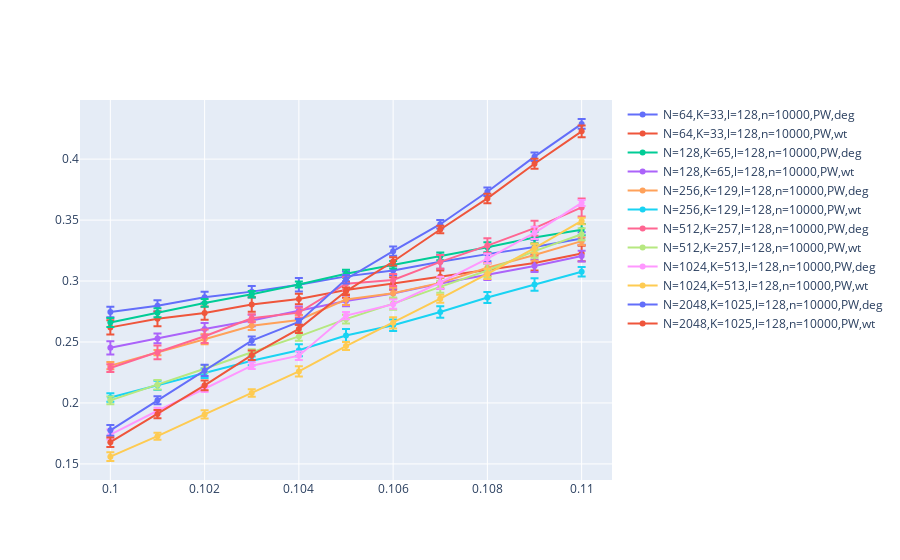

Notebook code cell kept with this figure:
### Code cell
fig = go.Figure()

for x,y in data_dict.items():
    if ('PW' in x):
        fig.add_scatter(x=y[0], y=y[1], error_y=dict(type='data', array=y[2], visible=True), name=x)

fig.show()
fig.write_html("PW_thresh.html")
